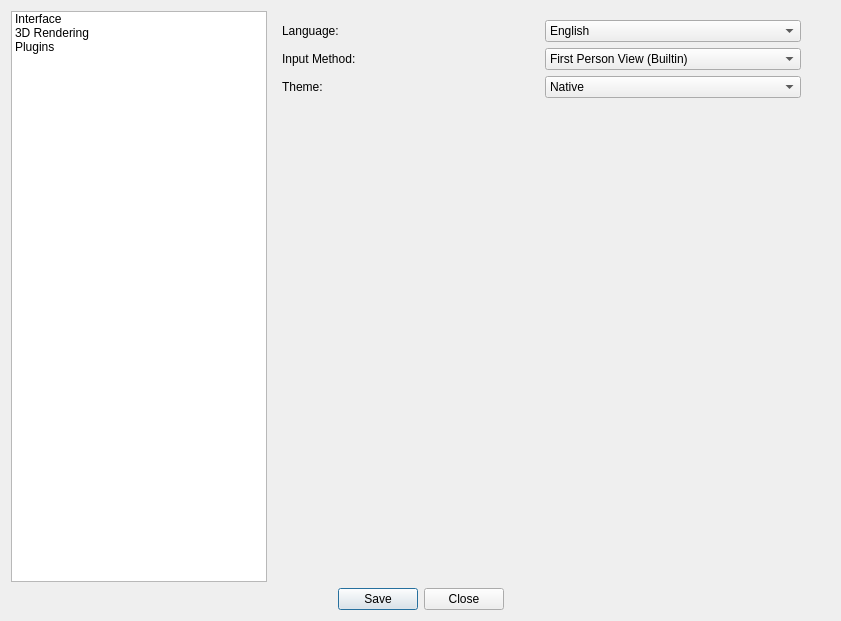
<?xml version="1.0" encoding="UTF-8"?>
<ui version="4.0">
 <class>PreferencesDialog</class>
 <widget class="QDialog" name="PreferencesDialog">
  <property name="geometry">
   <rect>
    <x>0</x>
    <y>0</y>
    <width>841</width>
    <height>621</height>
   </rect>
  </property>
  <property name="windowTitle">
   <string>Preferences</string>
  </property>
  <layout class="QVBoxLayout" name="verticalLayout">
   <item>
    <layout class="QHBoxLayout" name="horizontalLayout">
     <item>
      <widget class="QListWidget" name="listWidget">
       <property name="sizePolicy">
        <sizepolicy hsizetype="Minimum" vsizetype="Expanding">
         <horstretch>0</horstretch>
         <verstretch>0</verstretch>
        </sizepolicy>
       </property>
       <item>
        <property name="text">
         <string>Interface</string>
        </property>
       </item>
       <item>
        <property name="text">
         <string>3D Rendering</string>
        </property>
       </item>
       <item>
        <property name="text">
         <string>Plugins</string>
        </property>
       </item>
      </widget>
     </item>
     <item>
      <widget class="QStackedWidget" name="stackedWidget">
       <property name="frameShadow">
        <enum>QFrame::Plain</enum>
       </property>
       <property name="currentIndex">
        <number>0</number>
       </property>
       <widget class="QWidget" name="page">
        <layout class="QGridLayout" name="gridLayout_3">
         <item row="0" column="0">
          <widget class="QLabel" name="label">
           <property name="text">
            <string>Language:</string>
           </property>
          </widget>
         </item>
         <item row="1" column="1">
          <widget class="QComboBox" name="comboBox_2">
           <item>
            <property name="text">
             <string>First Person View (Builtin)</string>
            </property>
           </item>
          </widget>
         </item>
         <item row="0" column="1">
          <widget class="QComboBox" name="comboBox">
           <item>
            <property name="text">
             <string>English</string>
            </property>
           </item>
           <item>
            <property name="text">
             <string>Deutsch</string>
            </property>
           </item>
          </widget>
         </item>
         <item row="3" column="2">
          <spacer name="verticalSpacer_2">
           <property name="orientation">
            <enum>Qt::Vertical</enum>
           </property>
           <property name="sizeHint" stdset="0">
            <size>
             <width>20</width>
             <height>40</height>
            </size>
           </property>
          </spacer>
         </item>
         <item row="1" column="0">
          <widget class="QLabel" name="label_3">
           <property name="text">
            <string>Input Method:</string>
           </property>
          </widget>
         </item>
         <item row="2" column="1">
          <widget class="QComboBox" name="themeCombo">
           <item>
            <property name="text">
             <string>Native</string>
            </property>
           </item>
           <item>
            <property name="text">
             <string>Breeze</string>
            </property>
           </item>
           <item>
            <property name="text">
             <string>Breeze dark</string>
            </property>
           </item>
          </widget>
         </item>
         <item row="2" column="0">
          <widget class="QLabel" name="label_4">
           <property name="text">
            <string>Theme:</string>
           </property>
          </widget>
         </item>
        </layout>
       </widget>
       <widget class="QWidget" name="page_3">
        <layout class="QGridLayout" name="gridLayout">
         <item row="0" column="0">
          <widget class="QCheckBox" name="checkBox">
           <property name="text">
            <string>Show Grid</string>
           </property>
          </widget>
         </item>
         <item row="1" column="0">
          <spacer name="verticalSpacer">
           <property name="orientation">
            <enum>Qt::Vertical</enum>
           </property>
           <property name="sizeHint" stdset="0">
            <size>
             <width>20</width>
             <height>40</height>
            </size>
           </property>
          </spacer>
         </item>
        </layout>
       </widget>
       <widget class="QWidget" name="page_2">
        <layout class="QGridLayout" name="gridLayout_2">
         <item row="0" column="0">
          <widget class="QLabel" name="label_2">
           <property name="text">
            <string>Plugin Search Paths:</string>
           </property>
          </widget>
         </item>
         <item row="1" column="0">
          <widget class="QListWidget" name="listWidget_2"/>
         </item>
         <item row="2" column="0">
          <layout class="QHBoxLayout" name="horizontalLayout_2">
           <item>
            <widget class="QPushButton" name="pushButton_2">
             <property name="text">
              <string>Add</string>
             </property>
            </widget>
           </item>
           <item>
            <widget class="QPushButton" name="pushButton">
             <property name="text">
              <string>Remove</string>
             </property>
            </widget>
           </item>
           <item>
            <widget class="QPushButton" name="pushButton_3">
             <property name="text">
              <string>Edit</string>
             </property>
            </widget>
           </item>
          </layout>
         </item>
        </layout>
       </widget>
      </widget>
     </item>
    </layout>
   </item>
   <item>
    <widget class="QDialogButtonBox" name="buttonBox">
     <property name="orientation">
      <enum>Qt::Horizontal</enum>
     </property>
     <property name="standardButtons">
      <set>QDialogButtonBox::Close|QDialogButtonBox::Save</set>
     </property>
     <property name="centerButtons">
      <bool>true</bool>
     </property>
    </widget>
   </item>
  </layout>
 </widget>
 <resources/>
 <connections>
  <connection>
   <sender>listWidget</sender>
   <signal>currentRowChanged(int)</signal>
   <receiver>stackedWidget</receiver>
   <slot>setCurrentIndex(int)</slot>
   <hints>
    <hint type="sourcelabel">
     <x>158</x>
     <y>154</y>
    </hint>
    <hint type="destinationlabel">
     <x>400</x>
     <y>146</y>
    </hint>
   </hints>
  </connection>
  <connection>
   <sender>buttonBox</sender>
   <signal>accepted()</signal>
   <receiver>PreferencesDialog</receiver>
   <slot>accept()</slot>
   <hints>
    <hint type="sourcelabel">
     <x>405</x>
     <y>606</y>
    </hint>
    <hint type="destinationlabel">
     <x>265</x>
     <y>567</y>
    </hint>
   </hints>
  </connection>
  <connection>
   <sender>buttonBox</sender>
   <signal>rejected()</signal>
   <receiver>PreferencesDialog</receiver>
   <slot>reject()</slot>
   <hints>
    <hint type="sourcelabel">
     <x>520</x>
     <y>604</y>
    </hint>
    <hint type="destinationlabel">
     <x>264</x>
     <y>554</y>
    </hint>
   </hints>
  </connection>
 </connections>
</ui>
